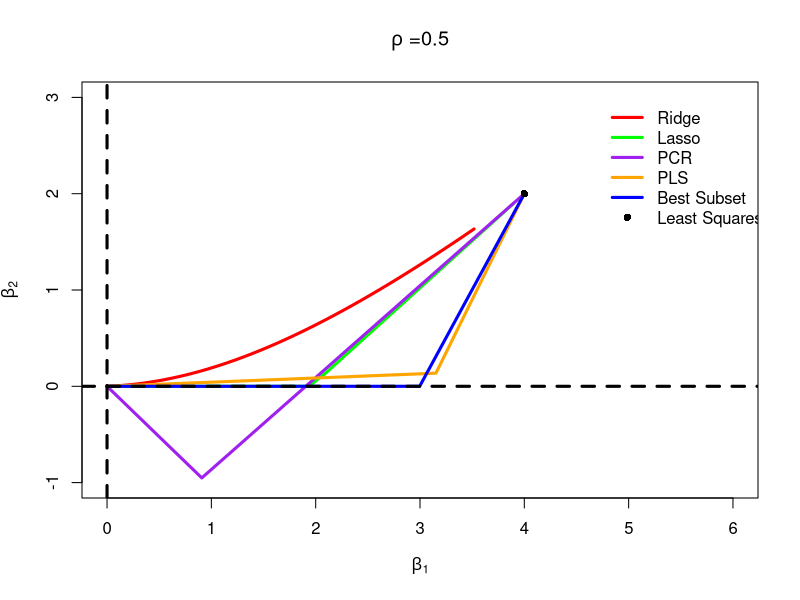

Here is the R script that generated this plot:
## ---- chunk 1
#生成数据
genXY <- function (rho =-0.5,#相关系数
                  N =100,   #样本数量
                  beta = c(4,2))#真实系数
{
  Sigma = matrix(c(1,rho,rho,1),2,2)#生成协方差矩阵
  library(MASS)#该包提供了生成多元正态分布数据的函数mvrnorm
  X = mvrnorm(N,c(0,0),Sigma)#生成 𝑁个样本的二维多元正态分布数据，第一个参数是样本数量，第二个参数是均值向量，第三个参数是协方差矩阵
  Y = X[,1]*beta[1]+X[,2]*beta[2]#根据X生成Y数据
  return(list(X=X,Y=Y))
  
}
  
## ---- chunk 2
set.seed(1234)
data <- genXY()
X <- data$X
Y <- data$Y
ols.fit = lm(Y~0+X)
ols.beta = coef(ols.fit)#coef用于提取回归系数，此时为列向量
ols.beta = as.matrix(t(ols.beta))#转置后再转换为矩阵的形式
## ---- chunk 3
#创建了一个包含100个值的序列，从10^10~10^-2均匀分布，作为惩罚参数的网格
#install.packages("glmnet")
grid = 10^seq(10,-2,length=100)
library(glmnet)#提供了Lasso和Ridge回归等广义线性模型的实现
#参数解释
#X：自变量矩阵
#Y：响应变量向量
#alpha，表示Lasso和Ridge的混合程度，1表示纯Lasso，0表示纯Ridge
#lambda = grid 表示惩罚参数的网格
lasso.fit = glmnet(X,Y,alpha = 1,lambada = grid)
#获得参数并将其转化为矩阵
lasso.beta = as.matrix(lasso.fit$beta)
lasso.beta = t(lasso.beta)
#对矩阵的列进行重新命名
attr(lasso.beta,"dimnames") = list(NULL,c("X1","X2"))
## ---- chunk 4
#同lasso，把alpha写成0即可
ridge.fit = glmnet(X,Y,alpha = 0,lambada = grid)
ridge.beta = as.matrix(ridge.fit$beta)
ridge.beta = t(ridge.beta)
attr(ridge.beta,"dimnames") = list(NULL,c("X1","X2"))
## ---- chunk 5
#install.packages("pls")
library(pls)
#scale表示是否对自变量进行标准化
pcr.fit = pcr(Y~X,scale = FALSE)

pcr.beta = pcr.fit$coefficients#提取的是一个多维数组，包含不同主成分数量下的回归系数
#将回归系数矩阵按行绑定在一起，并在最前面添加一行c(0,0)，表示使用零个主成分时的回归系数
#提取使用一个主成分时的回归系数
#提取使用两个主成分时的回归系数
pcr.beta = rbind(c(0,0),pcr.beta[,,1],pcr.beta[,,2])
## ---- chunk 6
#掉包，使用方法如主成分回归
plc.fit = plsr(Y~X,scale = FALSE)
plc.beta = plc.fit$coefficients
plc.beta = rbind(c(0,0),plc.beta[,,1],plc.beta[,,2])
## ---- chunk 7
#install.packages("leaps")
library(leaps)
#intercept  = FALSE表示模型不包含截距项
bs.fit = regsubsets(x=X,y=Y,intercept  = FALSE)
#coef(bs.fit,1)表示第一个模型的参数
if (summary(bs.fit)$which[1,1])
{
  bs.beta = c(coef(bs.fit,1),0)
}else{
  bs.beta = c(0,coef(bs.fit,1))#coef用于提取系数
}
#示没有变量诗的参数，第一个模型参数，第二个模型参数按行组合起来
bs.beta = rbind(c(0, 0), bs.beta, coef(bs.fit, 2))
attr(bs.beta, "dimnames") = list(NULL,
                                c("X1","X2"))

## ---- chunk 8
plot(0,0,
     type = "n",
     xlab = expression(beta[1]),
     ylab = expression(beta[2]),
     main = substitute(paste(rho," =",r),list(r = 0.5)),
     xlim = c(0,6),
     ylim = c(-1,3)
     )
par(lwd = 3,cex = 1)
lines(ridge.beta,col = "red")
lines(lasso.beta,col = "green")
lines(pcr.beta,col = "purple")
lines(plc.beta,col="orange")
lines(bs.beta,col = "blue")
points(ols.beta,col = "black",pch = 16)
abline(h = 0,lty = 2)
abline(v = 0,lty = 2)
legend(4.8,3,c("Ridge", "Lasso", "PCR", "PLS", "Best Subset", "Least Squares"),
         col = c("red", "green", "purple", "orange", "blue", "black"),
         lty = c(1,1,1,1,1,NA),
         pch =c(NA,NA,NA,NA,NA, 16),
         box.col = "white",
         box.lwd = 0,
         bg = "transparent")
